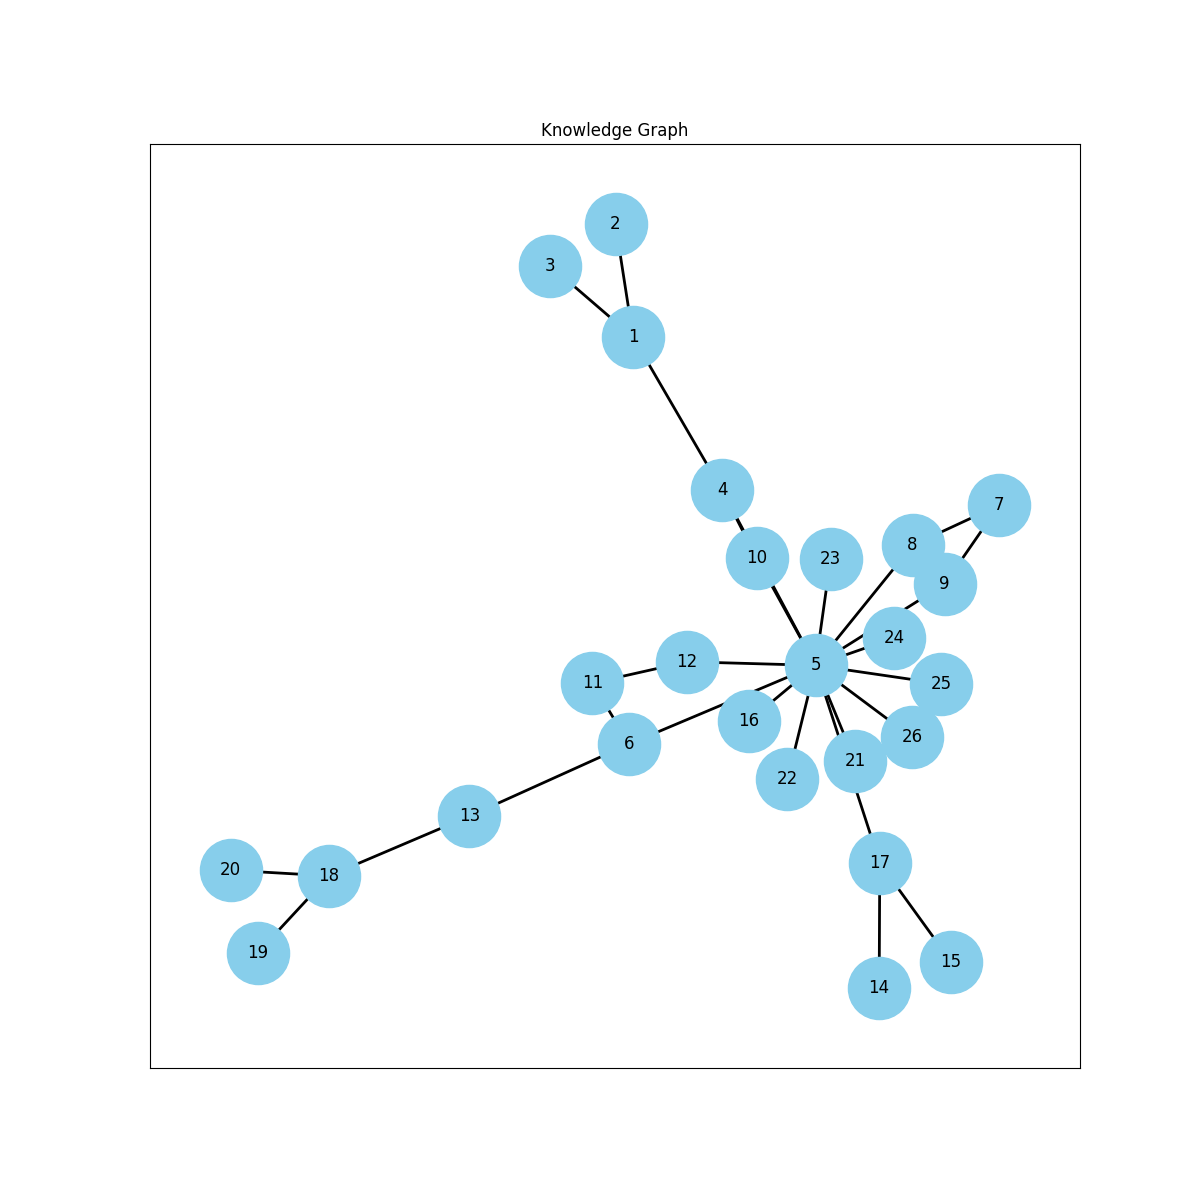

The script that saved this image:
import os
import networkx as nx
import matplotlib.pyplot as plt
import re
import llm
import prompt
import knowledge_graph
import pdf_reader
from langchain_core.prompts import PromptTemplate

# Create a Knowledge Graph using NetworkX
def build_knowledge_graph(entities, relations):
    G = nx.Graph()

    # Add nodes for each entity
    for entity in entities:  
        G.add_node(entity[0], label=entity[2])  # Entity text and type

    # Add edges for each relation
    for relation in relations:
        G.add_edge(relation[0], relation[1], label=relation[2])  # Head -> Dependent with relation

    return G

# Visualize the Knowledge Graph and save it as an image
def save_graph_to_image(G, filename="knowledge_graph.png"):
    plt.figure(figsize=(12, 12))
    pos = nx.spring_layout(G)  # Layout for nodes
    
    # Draw the components of the graph
    nx.draw_networkx_nodes(G, pos, node_size=2000, node_color="skyblue")
    nx.draw_networkx_labels(G, pos, font_size=12)
    nx.draw_networkx_edges(G, pos, width=2)

    # Set title
    plt.title("Knowledge Graph")
    
    # Save the graph to an image file
    plt.savefig(filename, format="PNG")  # You can change the format to PNG, PDF, etc.
    plt.close()  # Close the plot to avoid showing it in non-interactive environments
    
# Visualize the Knowledge Graph using matplotlib
def visualize_graph(G, kg_output_path):
    plt.figure(figsize=(12, 12))
    pos = nx.spring_layout(G)  # Layout for nodes
    nx.draw_networkx_nodes(G, pos, node_size=2000, node_color="skyblue")
    nx.draw_networkx_labels(G, pos, font_size=12)
    nx.draw_networkx_edges(G, pos, width=2)
    plt.title("Knowledge Graph")
    plt.show()
    output_graph = os.path.join(kg_output_path, f"KG.graphml")
    nx.write_graphml(G, output_graph)

def extract_entity_and_relation(extracted_text):
    template = PromptTemplate(input_variables=["text"], template=prompt.ner_prompt_template)
    template_prompt = template.format(text=extracted_text)
    entity = llm.llm_invoke(template_prompt)
    with open('output.txt', 'w', encoding='utf-8') as file:
        file.write(entity)
    return entity

def parse_entity_and_relation():
    # Read the content of output.txt
    with open('output.txt', 'r') as file:
        text = file.read()

    # Define regex patterns to match nodes and edges
    node_pattern = re.compile(r'\((\d+),\s*"([^"]+)",\s*"([^"]+)"\)')
    edge_pattern = re.compile(r'\((\d+),\s*(\d+),\s*"([^"]+)"\)')

    # Parse Nodes
    nodes_matches = node_pattern.findall(text)
    Nodes = [(match[0], match[1], match[2]) for match in nodes_matches]

    # Parse Edges
    edges_matches = edge_pattern.findall(text)
    Edges = [
        (match[0], match[1], match[2]) for match in edges_matches
    ]

    print("Nodes:", Nodes)
    print("Edges:", Edges)
    return Nodes, Edges

def create_knowledge_graph(entity, relation):
    kg_output_path = "kg_result_path"
    G = knowledge_graph.build_knowledge_graph(entity, relation)
    knowledge_graph.visualize_graph(G, kg_output_path)
    return G

def Create_PDF_KG():
    #text = pdf_reader.read_pdf()
    #entity = extract_entity_and_relation(text)
    entity, relation = parse_entity_and_relation()
    G = create_knowledge_graph(entity, relation)
    knowledge_graph.save_graph_to_image(G, "knowledge_graph.png")
    #print(entity)